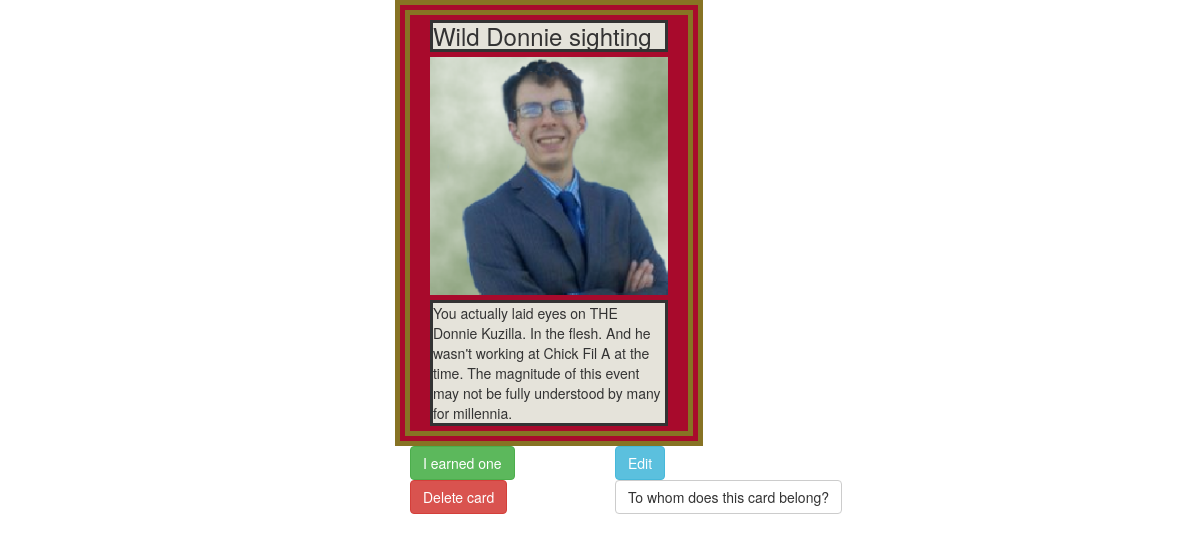
Screenshot of /card/1 (signed in) with the database file from the repository.
### app/mod_card/models.py (models this page shows, shortened)
class Base(db.Model):
    __abstract__  = True
    id            = db.Column(db.Integer, primary_key=True)
    date_created  = db.Column(db.DateTime,  default=db.func.current_timestamp())
    date_modified = db.Column(db.DateTime,  default=db.func.current_timestamp(),
                                           onupdate=db.func.current_timestamp())

class Card(Base):
	__tablename__ = 'card'
	name    = db.Column(db.String(128),  nullable=False,
					    unique=True)
	description = db.Column(db.String(512),  nullable=False)
	holoAllowed = db.Column(db.Boolean)
	holoAlways  = db.Column(db.Boolean)
	imageName   = db.Column(db.String(10), nullable=False,
						unique=True)
	retired     = db.Column(db.Boolean)
	backgroundColor = db.Column(db.String(7))

### app/mod_card/controllers.py (the view)
@mod_card.route('/<id>')
@login_required
def showCard(id):
	card = Card.query.filter_by(id=id).first()
	if not card:
		return "That ID doesn't exist", 400
	return render_template( "card/view.html",
				card=card,
				textBackground=app.config['TEXT_BACKGROUND'],
				borderColor=app.config['BORDER_COLOR'])

### app/mod_auth/models.py (called while the page is built)
@login_manager.user_loader
def get_user(ident):
    return User.query.get(int(ident))

### app/templates/card/view.html (shortened to what this page needs)
{% extends "bootstrap/base.html" %}
{% block head %}
{{super()}}
{% endblock %}
{% block content %}
<div class="row">
	<div class = "col-md-3 col-md-offset-4" id=cardHolder style="background-color:{{card.backgroundColor}};">
		<div class="row" style="margin:2%">
                               <h3 style='border-style:solid; margin-top:0px; margin-bottom:0px;background-color:{{textBackground}}'>{{card.name}}</h3>
                       </div>
		<div class="row" style='width:96%; margin-left:2%; margin-right:2%'>
			<img style="width:100%;margin-auto" src='{{url_for('static',filename = 'cardImages/' + card.imageName + '.png')}}'>
		</div>
		<div class="row" style="margin:2%">
			<p style="margin:0;border-style:solid; background-color:{{textBackground}}">{{card.description}}</p>
		</div>
	</div>
</div>
<div class="row">
	<div class = "col-md-2 col-md-offset-4">
		<form method="POST" enctype="multipart/form-data" action="{{url_for('card.grantCard',id=card.id)}}" accept-charset="UTF-8" role="form">
			<button type="submit" class='btn btn-success' name="submit">I earned one</button>
		</form>
	</div>
	<div class = "col-md-1">
		<a style="display:inline-block" href="{{url_for('card.edit', id=card.id)}}" class="btn btn-info">Edit</a>
	</div>
</div>
<div class="row">
	<div class="col-md-2 col-md-offset-4">
		<form  onsubmit="return confirm('Do you really want to delete this card? DO NOT DO THIS IF PEOPLE ALREADY OWN IT');" action="{{url_for('card.delete',id = card.id)}}" method='POST'>
                	<input type="submit" class="btn btn-danger" name="delete" value="Delete card"></input>
                </form>
	</div>
	<div class="col-md-1">
		<button id="whoButton" class='btn btn-default' data-toggle='modal' data-target='#whoModal'>To whom does this card belong?</button>
	</div>
</div>
{% endblock %}

### rows the page displays
Card: name "Wild Donnie sighting", imageName (picture), description "You actually laid eyes on THE Donnie Kuzilla. In the flesh. And he wasn't working at Chick Fil A at the time. The magnitude of this event may not be fully understood by many for millennia."
